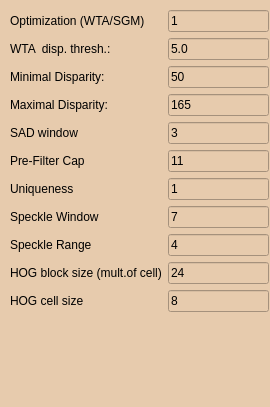
<?xml version="1.0" encoding="UTF-8"?>
<ui version="4.0">
 <class>StereoMatching_params</class>
 <widget class="QWidget" name="StereoMatching_params">
  <property name="geometry">
   <rect>
    <x>0</x>
    <y>0</y>
    <width>270</width>
    <height>407</height>
   </rect>
  </property>
  <property name="windowTitle">
   <string>Form</string>
  </property>
  <property name="styleSheet">
   <string notr="true">background-color: rgb(231, 203, 173);</string>
  </property>
  <widget class="QWidget" name="formLayoutWidget">
   <property name="geometry">
    <rect>
     <x>10</x>
     <y>10</y>
     <width>259</width>
     <height>381</height>
    </rect>
   </property>
   <layout class="QFormLayout" name="formLayout">
    <property name="fieldGrowthPolicy">
     <enum>QFormLayout::AllNonFixedFieldsGrow</enum>
    </property>
    <item row="0" column="0">
     <widget class="QLabel" name="label_3">
      <property name="text">
       <string>Optimization (WTA/SGM)</string>
      </property>
     </widget>
    </item>
    <item row="0" column="1">
     <widget class="QLineEdit" name="lineEdit_optType">
      <property name="text">
       <string>1</string>
      </property>
     </widget>
    </item>
    <item row="2" column="0">
     <widget class="QLabel" name="label_2">
      <property name="text">
       <string>WTA  disp. thresh.:</string>
      </property>
     </widget>
    </item>
    <item row="2" column="1">
     <widget class="QLineEdit" name="lineEdit_wtaThresh">
      <property name="text">
       <string>5.0</string>
      </property>
     </widget>
    </item>
    <item row="3" column="0">
     <widget class="QLabel" name="label">
      <property name="text">
       <string>Minimal Disparity:</string>
      </property>
     </widget>
    </item>
    <item row="3" column="1">
     <widget class="QLineEdit" name="lineEdit_minDisparity">
      <property name="text">
       <string>50</string>
      </property>
     </widget>
    </item>
    <item row="4" column="0">
     <widget class="QLabel" name="label_9">
      <property name="text">
       <string>Maximal Disparity:</string>
      </property>
     </widget>
    </item>
    <item row="4" column="1">
     <widget class="QLineEdit" name="lineEdit_maxDisparity">
      <property name="text">
       <string>165</string>
      </property>
     </widget>
    </item>
    <item row="5" column="0">
     <widget class="QLabel" name="label_4">
      <property name="text">
       <string>SAD window</string>
      </property>
     </widget>
    </item>
    <item row="5" column="1">
     <widget class="QLineEdit" name="lineEdit_SADwin">
      <property name="text">
       <string>3</string>
      </property>
     </widget>
    </item>
    <item row="6" column="0">
     <widget class="QLabel" name="label_8">
      <property name="text">
       <string>Pre-Filter Cap</string>
      </property>
     </widget>
    </item>
    <item row="6" column="1">
     <widget class="QLineEdit" name="lineEdit_preFilterCAP">
      <property name="text">
       <string>11</string>
      </property>
     </widget>
    </item>
    <item row="7" column="0">
     <widget class="QLabel" name="label_5">
      <property name="text">
       <string>Uniqueness</string>
      </property>
     </widget>
    </item>
    <item row="7" column="1">
     <widget class="QLineEdit" name="lineEdit_uniqueness">
      <property name="text">
       <string>1</string>
      </property>
     </widget>
    </item>
    <item row="8" column="0">
     <widget class="QLabel" name="label_6">
      <property name="text">
       <string>Speckle Window</string>
      </property>
     </widget>
    </item>
    <item row="8" column="1">
     <widget class="QLineEdit" name="lineEdit_speckleWin">
      <property name="text">
       <string>7</string>
      </property>
     </widget>
    </item>
    <item row="9" column="0">
     <widget class="QLabel" name="label_7">
      <property name="text">
       <string>Speckle Range</string>
      </property>
     </widget>
    </item>
    <item row="9" column="1">
     <widget class="QLineEdit" name="lineEdit_speckleRange">
      <property name="text">
       <string>4</string>
      </property>
     </widget>
    </item>
    <item row="10" column="0">
     <widget class="QLabel" name="label_10">
      <property name="text">
       <string>HOG block size (mult.of cell)</string>
      </property>
     </widget>
    </item>
    <item row="11" column="0">
     <widget class="QLabel" name="label_11">
      <property name="text">
       <string>HOG cell size</string>
      </property>
     </widget>
    </item>
    <item row="11" column="1">
     <widget class="QLineEdit" name="lineEdit_HOGcellSize">
      <property name="text">
       <string>8</string>
      </property>
     </widget>
    </item>
    <item row="10" column="1">
     <widget class="QLineEdit" name="lineEdit_HOGblockSize">
      <property name="text">
       <string>24</string>
      </property>
     </widget>
    </item>
   </layout>
  </widget>
 </widget>
 <resources/>
 <connections/>
</ui>
